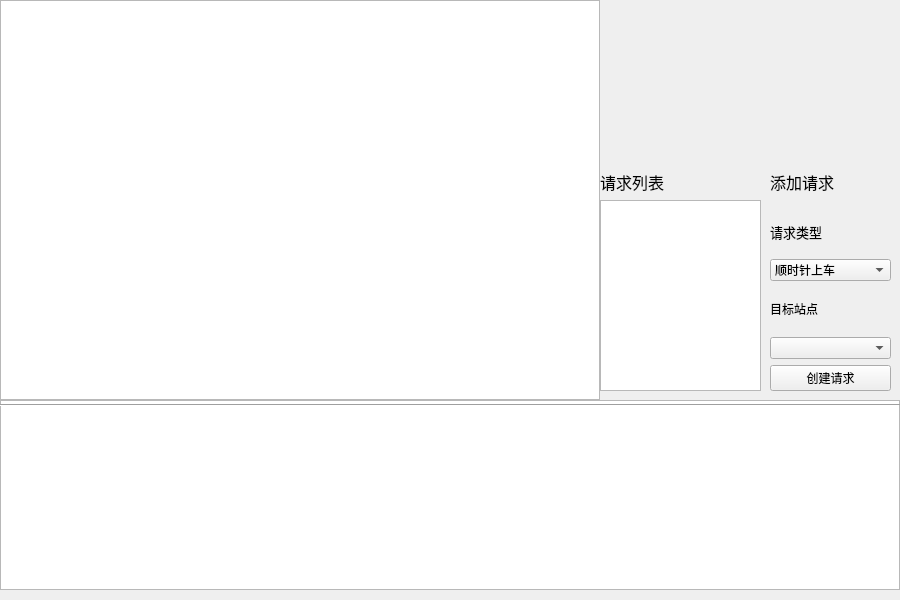
<?xml version="1.0" encoding="UTF-8"?>
<ui version="4.0">
 <class>CentralWidget</class>
 <widget class="QWidget" name="CentralWidget">
  <property name="geometry">
   <rect>
    <x>0</x>
    <y>0</y>
    <width>900</width>
    <height>600</height>
   </rect>
  </property>
  <property name="minimumSize">
   <size>
    <width>900</width>
    <height>600</height>
   </size>
  </property>
  <property name="windowTitle">
   <string>CentralWidget</string>
  </property>
  <widget class="QGraphicsView" name="main_canva">
   <property name="geometry">
    <rect>
     <x>0</x>
     <y>0</y>
     <width>600</width>
     <height>400</height>
    </rect>
   </property>
  </widget>
  <widget class="QTextEdit" name="text_output">
   <property name="geometry">
    <rect>
     <x>0</x>
     <y>400</y>
     <width>900</width>
     <height>190</height>
    </rect>
   </property>
  </widget>
  <widget class="Line" name="line">
   <property name="geometry">
    <rect>
     <x>0</x>
     <y>400</y>
     <width>900</width>
     <height>10</height>
    </rect>
   </property>
   <property name="orientation">
    <enum>Qt::Horizontal</enum>
   </property>
  </widget>
  <widget class="QWidget" name="layoutWidget">
   <property name="geometry">
    <rect>
     <x>770</x>
     <y>160</y>
     <width>121</width>
     <height>231</height>
    </rect>
   </property>
   <layout class="QVBoxLayout" name="verticalLayout">
    <item>
     <widget class="QLabel" name="label_2">
      <property name="font">
       <font>
        <pointsize>12</pointsize>
       </font>
      </property>
      <property name="text">
       <string>添加请求</string>
      </property>
     </widget>
    </item>
    <item>
     <widget class="QLabel" name="label_3">
      <property name="font">
       <font>
        <pointsize>10</pointsize>
       </font>
      </property>
      <property name="text">
       <string>请求类型</string>
      </property>
     </widget>
    </item>
    <item>
     <widget class="QComboBox" name="query_type_combo">
      <item>
       <property name="text">
        <string>顺时针上车</string>
       </property>
      </item>
      <item>
       <property name="text">
        <string>逆时针上车</string>
       </property>
      </item>
      <item>
       <property name="text">
        <string>下车</string>
       </property>
      </item>
     </widget>
    </item>
    <item>
     <widget class="QLabel" name="label_4">
      <property name="text">
       <string>目标站点</string>
      </property>
     </widget>
    </item>
    <item>
     <widget class="QComboBox" name="query_node_combo"/>
    </item>
    <item>
     <widget class="QPushButton" name="create_query_button">
      <property name="text">
       <string>创建请求</string>
      </property>
     </widget>
    </item>
   </layout>
  </widget>
  <widget class="QWidget" name="layoutWidget">
   <property name="geometry">
    <rect>
     <x>600</x>
     <y>170</y>
     <width>161</width>
     <height>221</height>
    </rect>
   </property>
   <layout class="QVBoxLayout" name="verticalLayout_2">
    <item>
     <widget class="QLabel" name="label">
      <property name="font">
       <font>
        <pointsize>12</pointsize>
       </font>
      </property>
      <property name="text">
       <string>请求列表</string>
      </property>
     </widget>
    </item>
    <item>
     <widget class="QListWidget" name="query_list"/>
    </item>
   </layout>
  </widget>
 </widget>
 <resources/>
 <connections/>
</ui>
